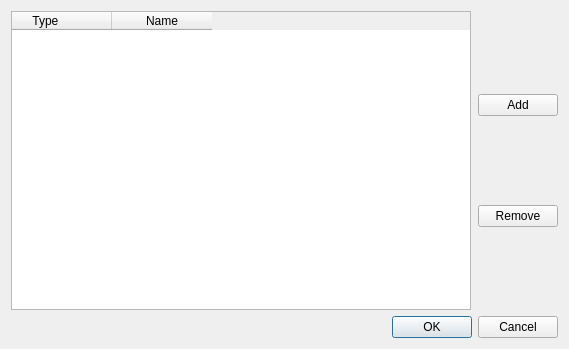
<?xml version="1.0" encoding="UTF-8"?>
<ui version="4.0">
 <class>ColEditDlg</class>
 <widget class="QDialog" name="ColEditDlg">
  <property name="geometry">
   <rect>
    <x>0</x>
    <y>0</y>
    <width>569</width>
    <height>349</height>
   </rect>
  </property>
  <property name="windowTitle">
   <string>Dialog</string>
  </property>
  <property name="modal">
   <bool>true</bool>
  </property>
  <layout class="QVBoxLayout" name="verticalLayout">
   <item>
    <layout class="QHBoxLayout" name="horizontalLayout_3">
     <item>
      <widget class="QTableWidget" name="tableCols">
       <property name="sizePolicy">
        <sizepolicy hsizetype="Expanding" vsizetype="Expanding">
         <horstretch>0</horstretch>
         <verstretch>0</verstretch>
        </sizepolicy>
       </property>
       <attribute name="horizontalHeaderShowSortIndicator" stdset="0">
        <bool>false</bool>
       </attribute>
       <column>
        <property name="text">
         <string>Type          </string>
        </property>
       </column>
       <column>
        <property name="text">
         <string>Name</string>
        </property>
       </column>
      </widget>
     </item>
     <item>
      <spacer name="verticalSpacer">
       <property name="orientation">
        <enum>Qt::Vertical</enum>
       </property>
       <property name="sizeHint" stdset="0">
        <size>
         <width>0</width>
         <height>15</height>
        </size>
       </property>
      </spacer>
     </item>
     <item>
      <layout class="QVBoxLayout" name="verticalLayout_2">
       <property name="spacing">
        <number>6</number>
       </property>
       <property name="sizeConstraint">
        <enum>QLayout::SetDefaultConstraint</enum>
       </property>
       <property name="leftMargin">
        <number>1</number>
       </property>
       <property name="topMargin">
        <number>0</number>
       </property>
       <property name="bottomMargin">
        <number>0</number>
       </property>
       <item>
        <widget class="QPushButton" name="btnAdd">
         <property name="sizePolicy">
          <sizepolicy hsizetype="Minimum" vsizetype="Fixed">
           <horstretch>0</horstretch>
           <verstretch>0</verstretch>
          </sizepolicy>
         </property>
         <property name="text">
          <string>Add</string>
         </property>
        </widget>
       </item>
       <item>
        <widget class="QPushButton" name="btnRemove">
         <property name="text">
          <string>Remove</string>
         </property>
        </widget>
       </item>
      </layout>
     </item>
    </layout>
   </item>
   <item>
    <widget class="QDialogButtonBox" name="buttonBox">
     <property name="orientation">
      <enum>Qt::Horizontal</enum>
     </property>
     <property name="standardButtons">
      <set>QDialogButtonBox::Cancel|QDialogButtonBox::Ok</set>
     </property>
    </widget>
   </item>
  </layout>
 </widget>
 <resources/>
 <connections>
  <connection>
   <sender>buttonBox</sender>
   <signal>accepted()</signal>
   <receiver>ColEditDlg</receiver>
   <slot>accept()</slot>
   <hints>
    <hint type="sourcelabel">
     <x>248</x>
     <y>254</y>
    </hint>
    <hint type="destinationlabel">
     <x>157</x>
     <y>274</y>
    </hint>
   </hints>
  </connection>
  <connection>
   <sender>buttonBox</sender>
   <signal>rejected()</signal>
   <receiver>ColEditDlg</receiver>
   <slot>reject()</slot>
   <hints>
    <hint type="sourcelabel">
     <x>316</x>
     <y>260</y>
    </hint>
    <hint type="destinationlabel">
     <x>286</x>
     <y>274</y>
    </hint>
   </hints>
  </connection>
 </connections>
</ui>
